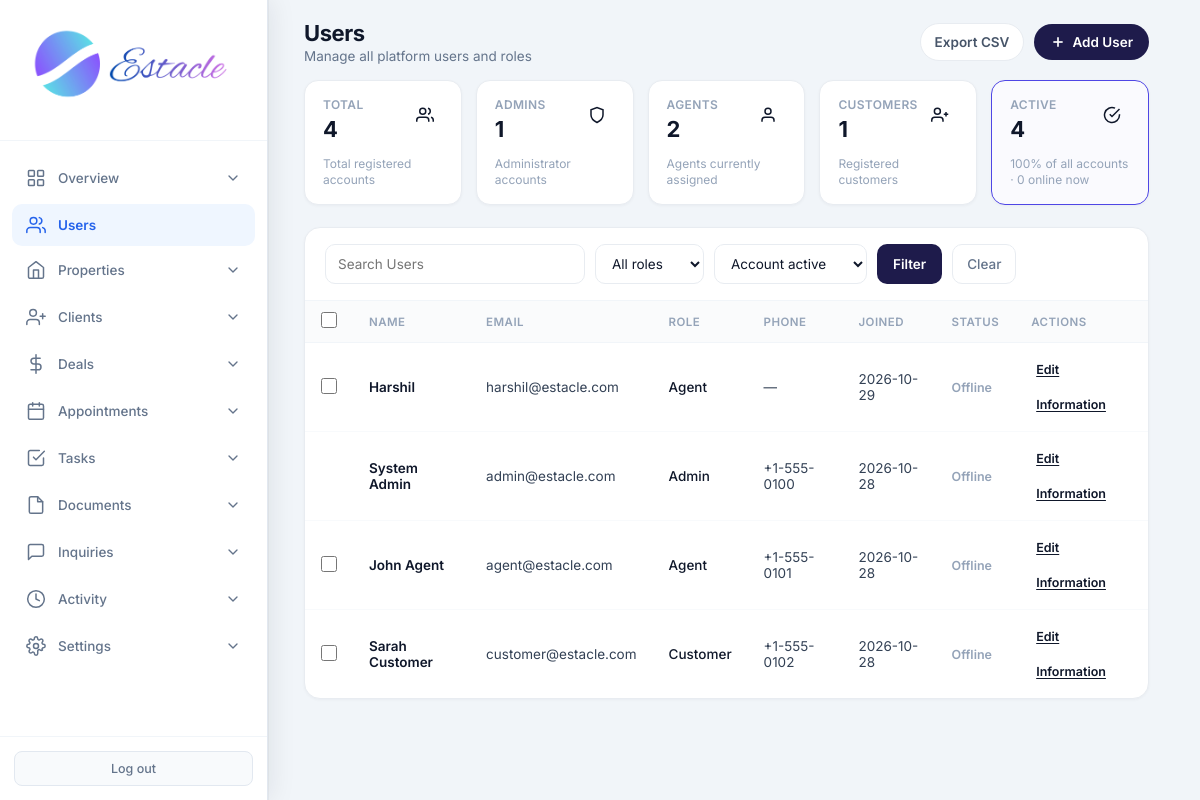
The app's page /admin/users?status=active (signed in) with its own data.
### tables this page shows
CREATE TABLE users (
            id INTEGER PRIMARY KEY AUTOINCREMENT,
            email TEXT UNIQUE NOT NULL,
            password TEXT NOT NULL,
            full_name TEXT NOT NULL,
            role TEXT NOT NULL CHECK(role IN ('admin', 'agent', 'customer')),
            phone TEXT,
            created_at TIMESTAMP DEFAULT CURRENT_TIMESTAMP,
            is_active INTEGER DEFAULT 1
        , avatar TEXT, last_seen TIMESTAMP);

### routes/admin.py (the view)
@admin.route('/admin/users')
@login_required
@role_required('admin')
def admin_users():
    db = get_db()
    migrate_db()
    q = request.args.get('q', '').strip()
    role_filter = request.args.get('role', '').strip()
    status_filter = request.args.get('status', '').strip()
    online_sql = (
        "last_seen IS NOT NULL AND "
        "datetime(last_seen) >= datetime('now', '-10 minutes')"
    )
    sql = (
        'SELECT id, full_name, email, role, phone, created_at, is_active, last_seen, avatar, '
        f'CASE WHEN {online_sql} THEN 1 ELSE 0 END AS is_online '
        'FROM users WHERE 1=1'
    )
    params = []
    if q:
        sql += ' AND (full_name LIKE ? OR email LIKE ? OR phone LIKE ?)'
        params.extend([f'%{q}%', f'%{q}%', f'%{q}%'])
    if role_filter in ('admin', 'agent', 'customer'):
        sql += ' AND role = ?'
        params.append(role_filter)
    if status_filter == 'active':
        sql += ' AND is_active = 1'
    elif status_filter == 'inactive':
        sql += ' AND is_active = 0'
    elif status_filter == 'online':
        sql += f' AND ({online_sql})'
    elif status_filter == 'offline':
        sql += f' AND NOT ({online_sql})'
    sql += ' ORDER BY created_at DESC'
    users = db.execute(sql, params).fetchall()
    total = db.execute('SELECT COUNT(*) FROM users').fetchone()[0]
    active_count = db.execute('SELECT COUNT(*) FROM users WHERE is_active = 1').fetchone()[0]
    online_count = db.execute(
        f'SELECT COUNT(*) FROM users WHERE {online_sql}'
    ).fetchone()[0]
    pct = round((active_count / total) * 100) if total else 0
    stats = {
        'total': total,
        'admins': db.execute("SELECT COUNT(*) FROM users WHERE role = 'admin'").fetchone()[0],
        'agents': db.execute("SELECT COUNT(*) FROM users WHERE role = 'agent'").fetchone()[0],
        'customers': db.execute("SELECT COUNT(*) FROM users WHERE role = 'customer'").fetchone()[0],
        'active': active_count,
        'online': online_count,
        'active_pct': pct,
    }
    view = request.args.get('view', '').strip()
    return render_template(
        'admin_users.html', users=users, q=q, role_filter=role_filter,
        status_filter=status_filter, stats=stats, view=view
    )

### core/db.py (called while the page is built)
def get_db():
    if 'db' not in g:
        g.db = sqlite3.connect(current_app.config['DATABASE'])
        g.db.row_factory = sqlite3.Row
    return g.db

### core/helpers.py (called while the page is built)
def login_required(f):
    @wraps(f)
    def decorated_function(*args, **kwargs):
        if 'user_id' not in session:
            flash('Please log in to access this page.', 'warning')
            return redirect(url_for('auth.login'))
        return f(*args, **kwargs)
    return decorated_function

def role_required(*roles):
    def decorator(f):
        @wraps(f)
        def decorated_function(*args, **kwargs):
            if 'user_id' not in session:
                flash('Please log in to access this page.', 'warning')
                return redirect(url_for('auth.login'))
            if session.get('role') not in roles:
                flash('You do not have permission to access this page.', 'danger')
                return redirect(url_for('auth.role_redirect'))
            return f(*args, **kwargs)
        return decorated_function
    return decorator

### templates/admin_users.html (shortened to what this page needs)
<!DOCTYPE html>
<html lang="en">
<head>
    <link rel="stylesheet" href="{{ url_for('static', filename='css/admin.css') }}">
</head>
<body>
<div class="app-layout">
    {% set active = 'users' %}
    {% include 'partials/admin_sidebar.html' %}
    <main class="main-content">
        <header class="top-bar dash-top">
            <div>
                <h1 class="page-title">Users</h1>
                <p class="page-subtitle">Manage all platform users and roles</p>
            </div>
            <div class="top-actions">
                <a href="{{ url_for('admin.admin_export_users') }}" class="btn-export">Export CSV</a>
                <button type="button" class="btn-create" onclick="openAddModal()">
                    <svg viewBox="0 0 24 24" fill="none" stroke="currentColor" stroke-width="2.5"><line x1="12" y1="5" x2="12" y2="19"/><line x1="5" y1="12" x2="19" y2="12"/></svg>
                    Add User
                </button>
            </div>
        </header>
        <div class="page-wrap">
            <div class="stat-row">
                <a class="stat-card {% if not role_filter and not status_filter %}active-filter{% endif %}" href="{{ url_for('admin.admin_users') }}">
                    <div class="stat-card-top">
                        <div><p class="label">Total</p><p class="value">{{ stats.total }}</p></div>
                        <div class="stat-icon total"><svg viewBox="0 0 24 24" fill="none" stroke="currentColor" stroke-width="2"><path d="M17 21v-2a4 4 0 0 0-4-4H5a4 4 0 0 0-4 4v2"/><circle cx="9" cy="7" r="4"/><path d="M23 21v-2a4 4 0 0 0-3-3.87"/><path d="M16 3.13a4 4 0 0 1 0 7.75"/></svg></div>
                    </div>
                    <p class="sub">Total registered accounts</p>
                </a>
                <a class="stat-card {% if role_filter == 'admin' %}active-filter{% endif %}" href="{{ url_for('admin.admin_users', role='admin') }}">
                    <div class="stat-card-top">
                        <div><p class="label">Admins</p><p class="value">{{ stats.admins }}</p></div>
                        <div class="stat-icon admins"><svg viewBox="0 0 24 24" fill="none" stroke="currentColor" stroke-width="2"><path d="M12 22s8-4 8-10V5l-8-3-8 3v7c0 6 8 10 8 10z"/></svg></div>
                    </div>
                    <p class="sub">Administrator accounts</p>
                </a>
                <a class="stat-card {% if role_filter == 'agent' %}active-filter{% endif %}" href="{{ url_for('admin.admin_users', role='agent') }}">
                    <div class="stat-card-top">
                        <div><p class="label">Agents</p><p class="value">{{ stats.agents }}</p></div>
                        <div class="stat-icon agents"><svg viewBox="0 0 24 24" fill="none" stroke="currentColor" stroke-width="2"><path d="M20 21v-2a4 4 0 0 0-4-4H8a4 4 0 0 0-4 4v2"/><circle cx="12" cy="7" r="4"/></svg></div>
                    </div>
                    <p class="sub">Agents currently assigned</p>
                </a>
                <a class="stat-card {% if role_filter == 'customer' %}active-filter{% endif %}" href="{{ url_for('admin.admin_users', role='customer') }}">
                    <div class="stat-card-top">
                        <div><p class="label">Customers</p><p class="value">{{ stats.customers }}</p></div>
                        <div class="stat-icon customers"><svg viewBox="0 0 24 24" fill="none" stroke="currentColor" stroke-width="2"><path d="M16 21v-2a4 4 0 0 0-4-4H5a4 4 0 0 0-4 4v2"/><circle cx="8.5" cy="7" r="4"/><line x1="20" y1="8" x2="20" y2="14"/><line x1="23" y1="11" x2="17" y2="11"/></svg></div>
                    </div>
                    <p class="sub">Registered customers</p>
                </a>
                <a class="stat-card {% if status_filter == 'active' %}active-filter{% endif %}" href="{{ url_for('admin.admin_users', status='active') }}">
                    <div class="stat-card-top">
                        <div><p class="label">Active</p><p class="value">{{ stats.active }}</p></div>
                        <div class="stat-icon active"><svg viewBox="0 0 24 24" fill="none" stroke="currentColor" stroke-width="2"><path d="M22 11.08V12a10 10 0 1 1-5.93-9.14"/><polyline points="22 4 12 14.01 9 11.01"/></svg></div>
                    </div>
                    <p class="sub">{{ stats.active_pct }}% of all accounts · {{ stats.online }} online now</p>
                </a>
            </div>
            <div class="panel-card">
                {% if view == 'cards' %}
                <div class="cards-header">
                    <h3>All users</h3>
                    <a class="btn-back-table" href="{{ url_for('admin.admin_users', q=q, role=role_filter, status=status_filter) }}">← Back to table</a>
                </div>
                <div class="users-cards">
                    {% for u in users %}
                    <div class="user-card">
                        <div class="user-card-photo">
                            {% if u.avatar %}
                            <img src="{% if u.avatar.startswith('http') %}{{ u.avatar }}{% else %}{{ url_for('static', filename='uploads/avatars/' + u.avatar) }}{% endif %}" alt="{{ u.full_name }}">
                            {% else %}
                            {{ (u.full_name or '?')[:1]|upper }}
                            {% endif %}
                        </div>
                        <p class="user-card-name">{{ u.full_name }}</p>
                        <p class="user-card-email">{{ u.email }}</p>
                        <p class="user-card-meta">{{ u.role|capitalize }} · {{ u.phone or 'No phone' }}</p>
                        <p class="user-card-meta">{% if u.is_online %}<span class="presence online">Online</span>{% else %}<span class="presence offline">Offline</span>{% endif %}{% if not u.is_active %} · Inactive{% endif %}</p>
                        <div style="margin-top:12px">
                            <a href="{{ url_for('admin.admin_edit_user', user_id=u.id) }}" class="btn-sm btn-edit">Edit</a>
                        </div>
                    </div>
                    {% else %}
                    <p class="empty" style="grid-column:1/-1;text-align:center;color:#94a3b8;padding:32px">No users found</p>
                    {% endfor %}
                </div>
                {% else %}
                <div class="panel-toolbar">
                    <form method="GET" action="{{ url_for('admin.admin_users') }}" class="filter-form">
                        <input type="search" name="q" value="{{ q or '' }}" placeholder="Search Users">
                        <select name="role">
                            <option value="">All roles</option>
                        </select>
                        <select name="status">
                            <option value="active" {% if status_filter == 'active' %}selected{% endif %}>Account active</option>
                        </select>
                        <button type="submit" class="btn-filter">Filter</button>
                        {% if q or role_filter or status_filter %}
                        <a href="{{ url_for('admin.admin_users') }}" class="btn-clear">Clear</a>
                        {% endif %}
                    </form>
                </div>
                <form method="POST" action="{{ url_for('admin.admin_bulk_users') }}" id="bulkForm">
                    <table class="users-table">
                        <thead>
                            <tr>
                                <th style="width:40px"><input type="checkbox" id="selectAll" title="Select all"></th>
                                <th>Name</th><th>Email</th><th>Role</th><th>Phone</th><th>Joined</th><th>Status</th><th>Actions</th>
                            </tr>
                        </thead>
                        <tbody>
                            {% for u in users %}
                            <tr>
                                <td>{% if u.id != session.user_id %}<input type="checkbox" name="user_ids" value="{{ u.id }}" class="row-check">{% endif %}</td>
                                <td><span class="user-name">{{ u.full_name }}</span></td>
                                <td>{{ u.email }}</td>
                                <td><span class="badge badge-{{ u.role }}">{{ u.role }}</span></td>
                                <td>{{ u.phone or '—' }}</td>
                                <td>{{ u.created_at[:10] if u.created_at else '—' }}</td>
                                <td>
                                    {% if u.is_online %}<div class="presence online">Online</div>{% else %}<div class="presence offline">Offline</div>{% endif %}
                                </td>
                                <td>
                                    <div class="actions-cell">
                                        <a href="{{ url_for('admin.admin_edit_user', user_id=u.id) }}" class="btn-sm btn-edit">Edit</a>
                                        <a href="{{ url_for('admin.admin_users', view='cards', q=q, role=role_filter, status=status_filter) }}" class="btn-sm btn-info">Information</a>
                                    </div>
                                </td>
                            </tr>
                            {% else %}
                            <tr><td colspan="8" class="empty">No users found</td></tr>
                            {% endfor %}
                        </tbody>
                    </table>
                </form>
                {% endif %}
            </div>
        </div>
    </main>
</div>
</body>
</html>

### static/css/admin.css (style rules this page uses)
* { margin: 0; padding: 0; box-sizing: border-box; }
body { font-family: 'Inter', -apple-system, BlinkMacSystemFont, 'Segoe UI', Roboto, sans-serif; background: #f1f5f9; color: #0f172a; min-height: 100vh; }
.app-layout { display: flex; min-height: 100vh; }
.user-name { font-size: 13.5px; font-weight: 600; color: #0f172a; }
.main-content { flex: 1; margin-left: 268px; min-height: 100vh; }
.top-bar { background: white; padding: 18px 32px; border-bottom: 1px solid #e2e8f0; display: flex; justify-content: space-between; align-items: center; }
.page-title { font-family: 'Inter', sans-serif; font-size: 22px; font-weight: 700; letter-spacing: -0.4px; color: #0f172a; }
.page-subtitle { font-size: 13px; color: #64748b; margin-top: 2px; font-weight: 400; }
.stat-card { background: white; border-radius: 14px; padding: 20px; display: flex; align-items: center; gap: 14px; border: 1px solid #e2e8f0; box-shadow: 0 1px 2px rgba(0,0,0,0.03); transition: box-shadow 0.2s ease; }
table { width: 100%; border-collapse: collapse; font-size: 13.5px; }
th { text-align: left; padding: 11px 16px; background: #f8fafc; color: #64748b; font-weight: 600; font-size: 11.5px; text-transform: uppercase; letter-spacing: 0.4px; }
td { padding: 12px 16px; border-top: 1px solid #f1f5f9; color: #334155; }
.badge { display: inline-block; padding: 3px 10px; border-radius: 20px; font-size: 11.5px; font-weight: 600; text-transform: capitalize; }
.badge-admin { background: #fef3c7; color: #b45309; }
.badge-agent { background: #dbeafe; color: #1d4ed8; }
.badge-customer { background: #f3e8ff; color: #7c3aed; }
.btn-sm { padding: 5px 11px; border-radius: 6px; font-size: 12px; font-weight: 600; border: none; cursor: pointer; font-family: inherit; }
.btn-edit { background: #e0e7ff; color: #4338ca; }
.actions-cell { display: flex; gap: 6px; align-items: center; flex-wrap: wrap; }
html { scrollbar-gutter: stable; }
.app-layout > :not(.sidebar):not(script):not(style) { animation: estacle-page-in 200ms cubic-bezier(0.22, 0.61, 0.36, 1) backwards; }

### records on screen
users: full_name "Harshil", email "harshil@estacle.com", role "Agent", phone "—", created_at "2026-10-29"
users: full_name "System Admin", email "admin@estacle.com", role "Admin", phone "+1-555-0100", created_at "2026-10-28"
users: full_name "John Agent", email "agent@estacle.com", role "Agent", phone "+1-555-0101", created_at "2026-10-28"
users: full_name "Sarah Customer", email "customer@estacle.com", role "Customer", phone "+1-555-0102", created_at "2026-10-28"

### other values on screen
{{ stats.total }} "4"
{{ stats.admins }} "1"
{{ stats.agents }} "2"
{{ stats.customers }} "1"
{{ stats.active }} "4"
{{ stats.active_pct }} "100"
{{ stats.online }} "0"
